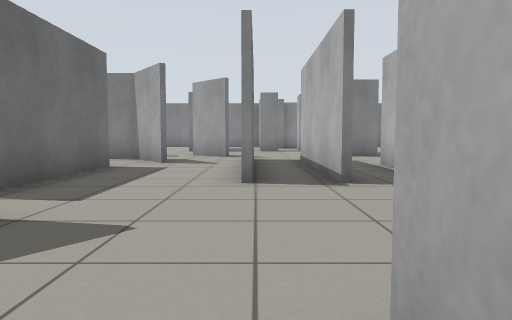
view 1 (above)

20 first-person views from a walk through a Gazebo world. The camera is 0.72 m above the floor, tilts 4° down and sees 70° across. The floor is counted in squares, 1 m on a side. Each view is taken from the middle of a square. On the plan, view 1 faces up. The plan holds only what a view shows up to about 11 squares ahead; the rest is blank.

view 2
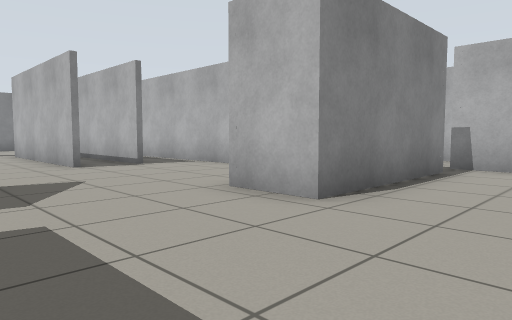

view 3
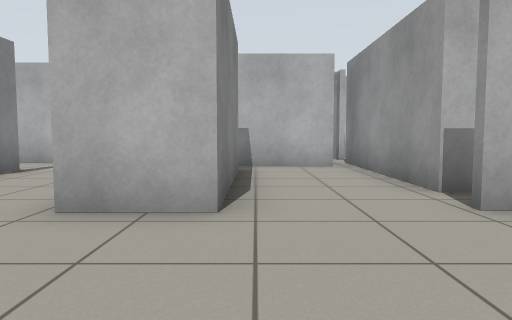

view 4
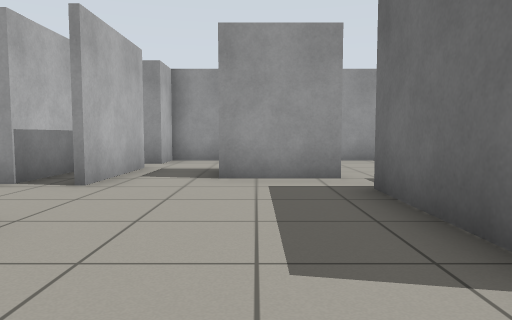

view 5
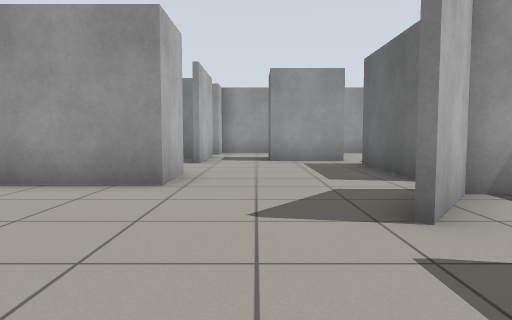

view 6
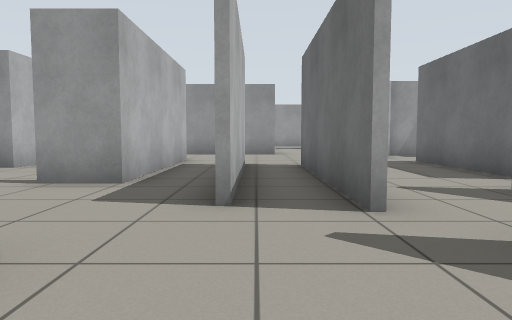

view 7
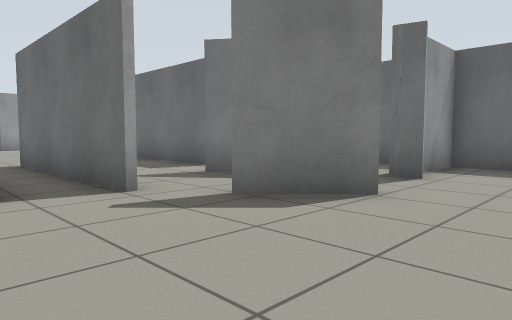

view 8
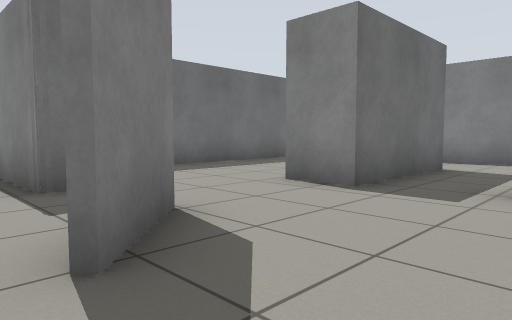

view 9
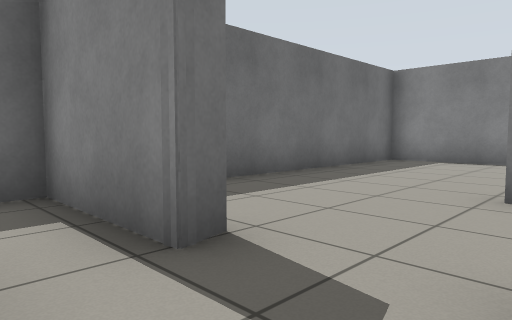

view 10
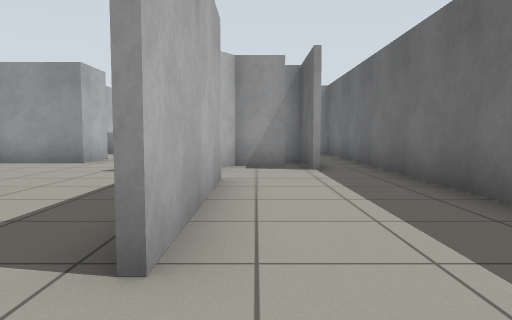

view 11
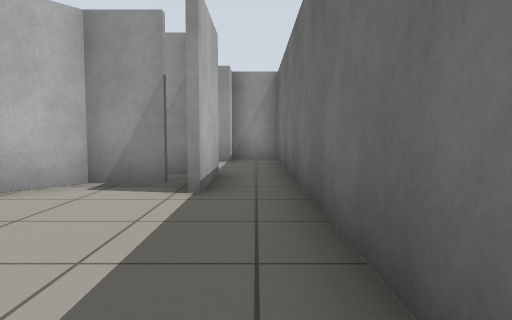

view 12
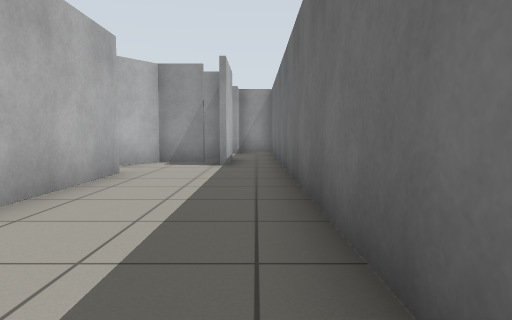

view 13
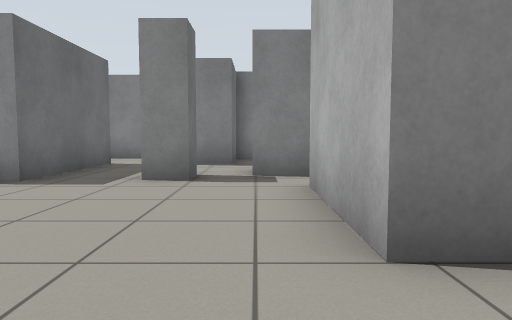

view 14
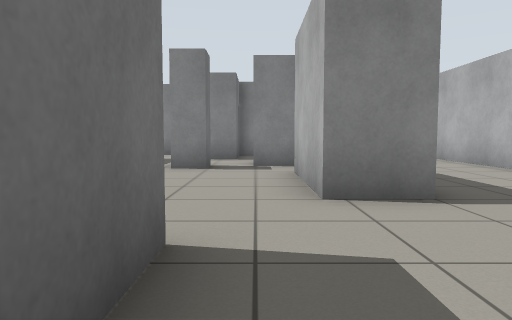

view 15
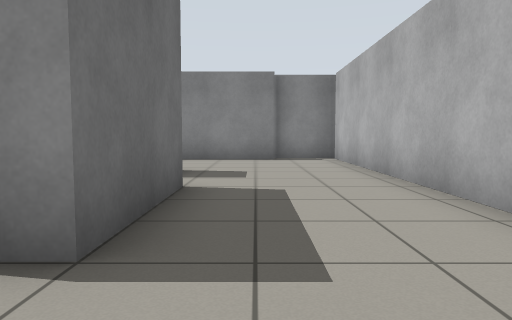

view 16
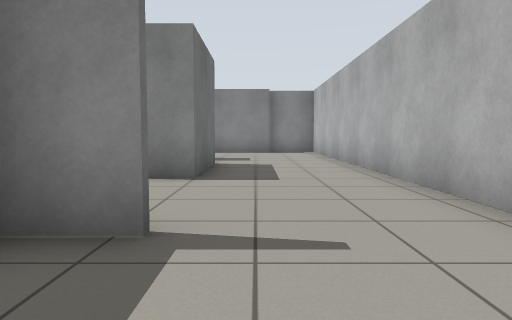

view 17
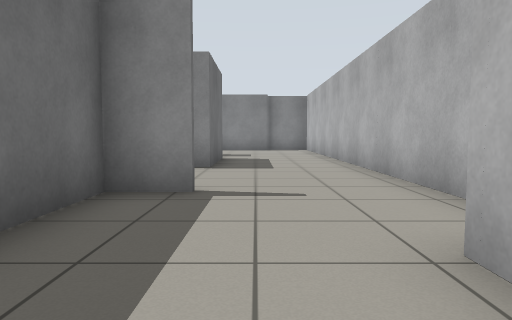

view 18
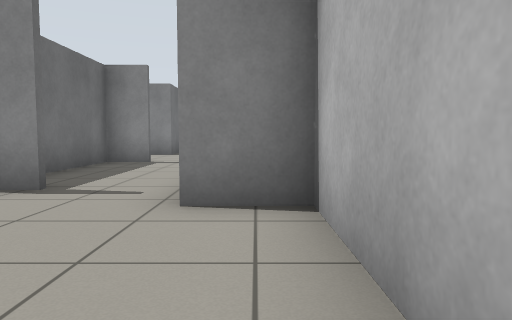

view 19
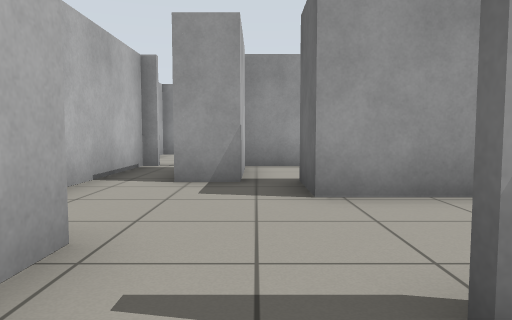

view 20
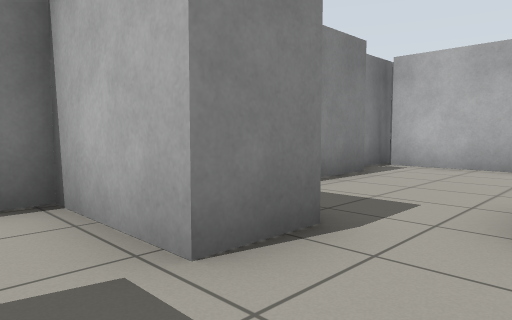

### Floor plan
Ten units are one square. View 1 is at (0, 0); x grows to the right and y downward. Boxes are objects, and circles mark ways between rooms. Rooms are numbered by the first view taken in them; rooms with no view inside come last. Other rooms are left out.
<svg viewBox="-71 -216 156 276">
<path fill="none" stroke="#000" d="M-2 -54 -2 -100M13 -53 13 -104M30 -36 30 -87 43 -87M42 -37 36 -37M-36 -3 -36 29M42 7 3 7 3 -9 42 -9M-33 -83 -33 -41M-23 -92 -28 -99M-26 -98 -22 -93M14 -104 14 -88M52 27 52 5M-35 40 -14 40 -14 51M15 51 15 33 64 33M3 55 3 30M40 -120 27 -120M-22 -130 -8 -117M-41 -129 -39 -122M-16 -191 -16 -155 -29 -155M-1 -108 -1 -54M14 -187 3 -187M30 -164 19 -164M27 -120 27 -151M-14 -211 -66 -211 -66 -124 -50 -124M-34 -41 -34 -83M-28 -99 -35 -108 -44 -108M-52 -26 -52 -4M-39 -122 -66 -122 -66 -25M-47 -16 -35 -16 -24 -31M40 -151 40 -120M43 -85 31 -85 31 -56M73 -80 73 -209M56 -205 14 -205M14 -203 14 -187M80 -211 55 -211M62 -46 62 -61 66 -61M52 5 63 5M42 -9 42 7M71 33 76 33 76 -26 62 -26 62 -46M-53 -3 -53 -26M-53 32 -53 26M-66 -25 -66 35 -52 35M3 -187 3 -211 -14 -211"/>
<circle cx="-15" cy="-100" r="3" fill="#2a7"/>
<circle cx="20" cy="-100" r="3" fill="#2a7"/>
<circle cx="-30" cy="-40" r="3" fill="#2a7"/>
<circle cx="-30" cy="-90" r="3" fill="#2a7"/>
<circle cx="35" cy="-105" r="3" fill="#2a7"/>
<circle cx="35" cy="-25" r="3" fill="#2a7"/>
<circle cx="10" cy="-180" r="3" fill="#2a7"/>
<circle cx="30" cy="-160" r="3" fill="#2a7"/>
<circle cx="-10" cy="-190" r="3" fill="#2a7"/>
<circle cx="-20" cy="-200" r="3" fill="#2a7"/>
<circle cx="-60" cy="-20" r="3" fill="#2a7"/>
<circle cx="50" cy="-40" r="3" fill="#2a7"/>
<text x="0" y="-30">1</text>
<text x="-20" y="-150">2</text>
<text x="-50" y="-70">3</text>
<text x="50" y="-140">4</text>
<text x="60" y="-10">5</text>
<text x="-60" y="10">6</text>
<text x="-10" y="-200">7</text>
</svg>
Room 1 opens to room 2. Room 1 opens to room 3. Room 1 opens to room 4. Room 1 opens to room 5. Room 2 opens to room 4. Room 2 opens to room 7. Room 3 opens to room 6. Room 4 opens to room 5.

Where each view was taken, in squares from view 1:
view 1: 0 up, 0 right, facing up
view 2: 3 down, 3 left, facing up-right
view 3: 1 down, 3 left, facing right
view 4: 2 up, 2 left, facing down
view 5: 6 up, 1 left, facing down
view 6: 14 up, 1 right, facing down
view 7: 15 up, 2 right, facing down-left
view 8: 11 up, 1 right, facing up-left
view 9: 11 up, 2 left, facing up-left
view 10: 10 up, 4 left, facing down
view 11: 7 up, 6 left, facing down
view 12: 11 up, 6 left, facing down
view 13: 10 up, 2 right, facing up
view 14: 8 up, 2 right, facing up
view 15: 10 up, 5 right, facing up
view 16: 6 up, 5 right, facing up
view 17: 4 up, 5 right, facing up
view 18: 1 down, 7 right, facing up
view 19: 5 up, 5 right, facing down
view 20: 17 up, 1 left, facing up-right
